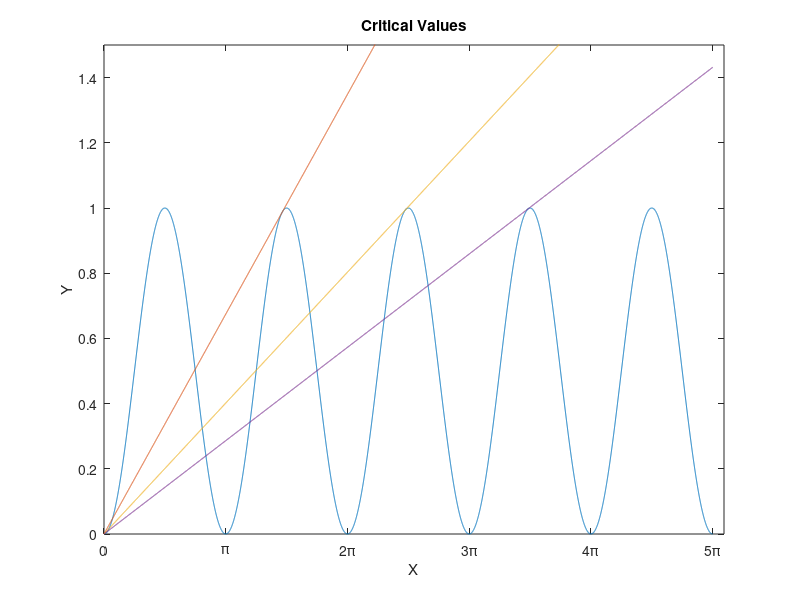

Source code (MATLAB):
%This program seeks to find 3 critical values of beta that 
% imply pairs of NONTRIVIAL solutions of beta, where x/b = cos^2(x + phi) 

clear

%Declaring variables

beta = 0; %setting initial beta value
beta_i = 0.0001;
phi = -pi/2; 

sols = [0 0 0]; %solutions where vectors are equal
sol_c = 0; %counter

%Looping to check for beta critical values
 for i = 1:3

    range = linspace(i*pi, (i+1)*pi, 10000); %very important to get right

while (beta <= 20)

    beta = beta + beta_i;

    lin = range / beta; % x is a vector
    trig = (cos(range + phi)).^2;
    % dot squares each element (element-wise operation)

%compare vectors, see when equal

 if sum(abs(lin - trig) < 10e-7) == 1 %want smallest precision 
     % that still finds solutions

     sol_c = sol_c + 1;
     sols(sol_c) = beta;

     break

 end 

end 

 end


 %Plotting 

x = linspace(0, 5*pi, 10000); 
trig = (cos(x + phi)).^2; %also a vector of size x

plot(x, trig)
hold on
lin1 = x / sols(1);
plot(x, lin1)
hold on
lin2 = x / sols(2);
plot(x, lin2)
hold on
lin3 = x / sols(3);
plot(x, lin3)
hold on

ylim([0, 1.50])
title("Critical Values")
xlabel("X")
ylabel("Y")
xticks(0:pi:6*pi)
xticklabels({'0','\pi','2\pi','3\pi','4\pi','5\pi','6\pi'})
